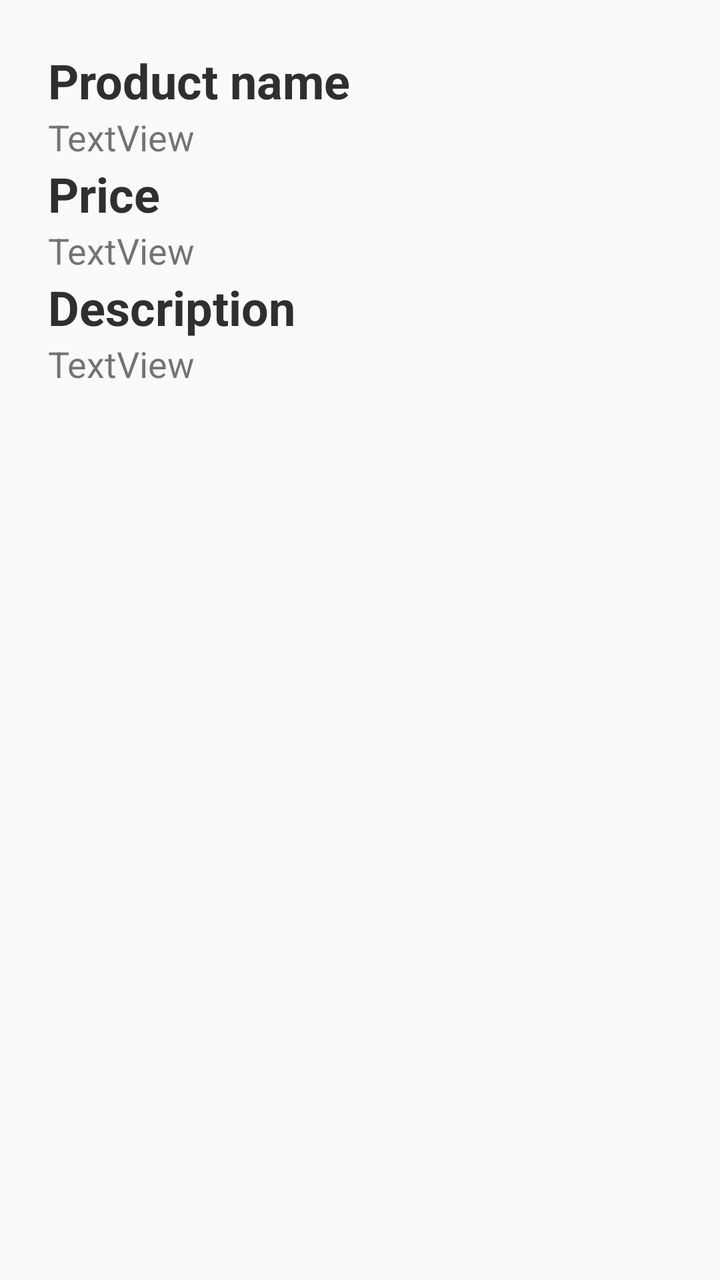
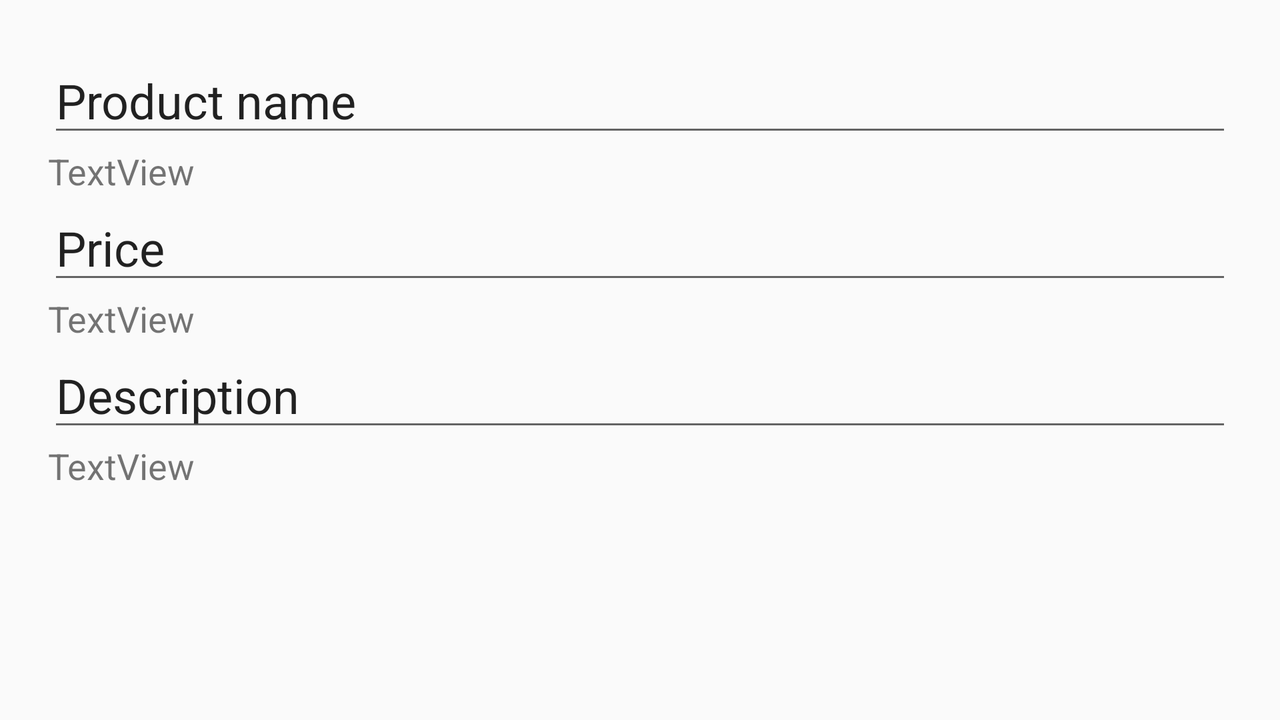

An Android layout and its configuration variant, each rendered on a device that would load it. The default file and the variant file are quoted in full after the pictures.
<!-- AndroidManifest.xml: application theme AppTheme -->
<!-- res/layout/activity_product_info.xml -->
<?xml version="1.0" encoding="utf-8"?>
<androidx.constraintlayout.widget.ConstraintLayout xmlns:android="http://schemas.android.com/apk/res/android"
    xmlns:app="http://schemas.android.com/apk/res-auto"
    xmlns:tools="http://schemas.android.com/tools"
    android:layout_width="match_parent"
    android:layout_height="match_parent"
    tools:context=".activities.ProductInfoActivity">

    <ScrollView
        android:layout_width="match_parent"
        android:layout_height="match_parent"
        android:layout_marginStart="24dp"
        android:layout_marginTop="24dp"
        android:layout_marginEnd="24dp"
        android:layout_marginBottom="24dp"
        app:layout_constraintBottom_toBottomOf="parent"
        app:layout_constraintEnd_toEndOf="parent"
        app:layout_constraintHorizontal_bias="0.6"
        app:layout_constraintStart_toStartOf="parent"
        app:layout_constraintTop_toTopOf="parent">

        <LinearLayout
            android:layout_width="match_parent"
            android:layout_height="wrap_content"
            android:orientation="vertical">

            <TextView
                android:id="@+id/editText1"
                android:layout_width="match_parent"
                android:layout_height="wrap_content"
                android:ems="10"
                android:inputType="textPersonName"
                android:text="Product name"
                android:textColor="#302F2F"
                android:textSize="24sp"
                android:textStyle="bold" />

            <TextView
                android:id="@+id/name"
                android:layout_width="match_parent"
                android:layout_height="wrap_content"
                android:text="TextView"
                android:textSize="18sp" />

            <TextView
                android:id="@+id/editText2"
                android:layout_width="match_parent"
                android:layout_height="wrap_content"
                android:ems="10"
                android:inputType="textPersonName"
                android:text="Price"
                android:textColor="#302F2F"
                android:textSize="24sp"
                android:textStyle="bold" />

            <TextView
                android:id="@+id/price"
                android:layout_width="match_parent"
                android:layout_height="wrap_content"
                android:text="TextView"
                android:textSize="18sp" />

            <TextView
                android:id="@+id/editText3"
                android:layout_width="match_parent"
                android:layout_height="wrap_content"
                android:ems="10"
                android:inputType="textPersonName"
                android:text="Description"
                android:textColor="#302F2F"
                android:textSize="24sp"
                android:textStyle="bold" />

            <TextView
                android:id="@+id/description"
                android:layout_width="match_parent"
                android:layout_height="wrap_content"
                android:text="TextView"
                android:textSize="18sp" />
        </LinearLayout>
    </ScrollView>
</androidx.constraintlayout.widget.ConstraintLayout>
<!-- resources referenced by this layout -->
<resources>
  <style name="AppTheme" parent="Theme.AppCompat.Light.DarkActionBar">
          
          <item name="colorPrimary">@color/colorPrimary</item>
          <item name="colorPrimaryDark">@color/colorPrimaryDark</item>
          <item name="colorAccent">@color/colorAccent</item>
      </style>
</resources>
<!-- res/layout-land/activity_product_info.xml (the repository's variant of the layout above) -->
<!-- drawn on the phone turned sideways -->
<?xml version="1.0" encoding="utf-8"?>
<androidx.constraintlayout.widget.ConstraintLayout xmlns:android="http://schemas.android.com/apk/res/android"
    xmlns:app="http://schemas.android.com/apk/res-auto"
    xmlns:tools="http://schemas.android.com/tools"
    android:layout_width="match_parent"
    android:layout_height="match_parent"
    tools:context=".activities.ProductInfo">

    <ScrollView
        android:layout_width="match_parent"
        android:layout_height="match_parent"
        android:layout_marginStart="24dp"
        android:layout_marginTop="24dp"
        android:layout_marginEnd="24dp"
        android:layout_marginBottom="24dp"
        app:layout_constraintBottom_toBottomOf="parent"
        app:layout_constraintEnd_toEndOf="parent"
        app:layout_constraintHorizontal_bias="0.6"
        app:layout_constraintStart_toStartOf="parent"
        app:layout_constraintTop_toTopOf="parent">

        <LinearLayout
            android:layout_width="match_parent"
            android:layout_height="wrap_content"
            android:orientation="vertical">

            <EditText
                android:id="@+id/editText1"
                android:layout_width="match_parent"
                android:layout_height="wrap_content"
                android:ems="10"
                android:inputType="textPersonName"
                android:text="Product name"
                android:textSize="24sp" />

            <TextView
                android:id="@+id/name"
                android:layout_width="match_parent"
                android:layout_height="wrap_content"
                android:text="TextView"
                android:textSize="18sp" />

            <EditText
                android:id="@+id/editText2"
                android:layout_width="match_parent"
                android:layout_height="wrap_content"
                android:ems="10"
                android:inputType="textPersonName"
                android:text="Price"
                android:textSize="24sp" />

            <TextView
                android:id="@+id/price"
                android:layout_width="match_parent"
                android:layout_height="wrap_content"
                android:text="TextView"
                android:textSize="18sp" />

            <EditText
                android:id="@+id/editText3"
                android:layout_width="match_parent"
                android:layout_height="wrap_content"
                android:ems="10"
                android:inputType="textPersonName"
                android:text="Description"
                android:textSize="24sp" />

            <TextView
                android:id="@+id/description"
                android:layout_width="match_parent"
                android:layout_height="wrap_content"
                android:text="TextView"
                android:textSize="18sp" />
        </LinearLayout>
    </ScrollView>
</androidx.constraintlayout.widget.ConstraintLayout>
